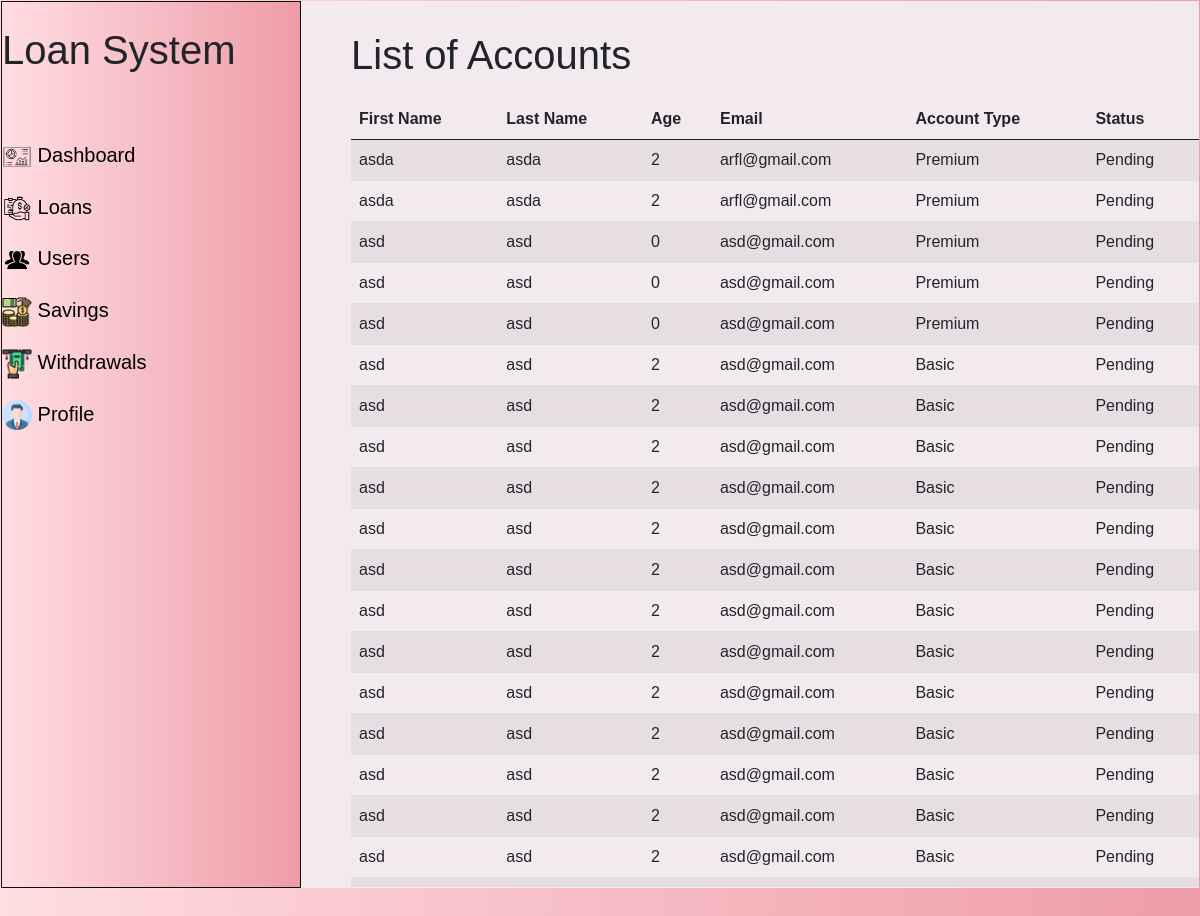
/view/admin/viewRegister.php, run on the app's committed database.
### tables this page shows
CREATE TABLE `user_tbl` (
  `id` int(100) NOT NULL,
  `fname` varchar(100) NOT NULL,
  `lname` varchar(100) NOT NULL,
  `gender` varchar(100) NOT NULL,
  `birthday` date NOT NULL,
  `age` int(100) NOT NULL,
  `email` varchar(100) NOT NULL,
  `bank_name` varchar(100) NOT NULL,
  `bank_number` varchar(100) NOT NULL,
  `holder_name` varchar(100) NOT NULL,
  `tin_num` varchar(100) NOT NULL,
  `com_name` varchar(100) NOT NULL,
  `com_address` varchar(100) NOT NULL,
  `com_num` varchar(100) NOT NULL,
  `position` varchar(100) NOT NULL,
  `earning` varchar(100) NOT NULL,
  `proof_bill` varchar(100) NOT NULL,
  `proof_id` varchar(100) NOT NULL,
  `proof_coe` varchar(100) NOT NULL,
  `password` varchar(100) NOT NULL,
  `role` varchar(100) NOT NULL,
  `account_type` varchar(100) NOT NULL,
  `is_blocked` int(100) NOT NULL,
  `is_valid` int(100) NOT NULL,
  `status` varchar(100) NOT NULL
);

### controller/db_connector.php (called while the page is built, shortened)
<?php
class Database {
    public $host = HOST;
    public $user = USER;
    public $password = PASSWORD;
    public $database = DATABASE;
    public $link;
    public function dbConnect() {
        $this->link = mysqli_connect($this->host, $this->user, $this->password, $this->database);
    }
    public function retrieve($sql) {
        $result = mysqli_query($this->link, $sql) or die (mysqli_error($this->link) . __LINE__);
        if (mysqli_num_rows($result) > 0) {
            return $result;
        } else {
            return false;
        }
    }
}
?>

### view/admin/viewRegister.php (the view, shortened to what this page needs)
<?php
    include_once "../../controller/db_connector.php";
    $db = new Database();
    include_once "../template/sidebar.php";
?>
        <link rel="stylesheet" href="../../model/loan.css">
        </div>
        <div class = "content">
            <h1>List of Accounts</h1>
            <table class="table table-striped table-hover">
                <thead>
                    <tr>
                    <th scope="col">First Name</th>
                    <th scope="col">Last Name</th>
                    <th scope="col">Age</th>
                    <th scope="col">Email</th>
                    <th scope="col">Account Type</th>
                    <th scope="col">Status</th>
                    </tr>
                </thead>
                <tbody>
                    <?php
                        $sql = "SELECT * FROM user_tbl ORDER BY id DESC";
                        $allUsers = $db->retrieve($sql);
                        if($allUsers){
                            while($row = mysqli_fetch_assoc($allUsers)){
                                ?>
                                    <tr data-userId = <?=$row["id"]?> data-fname = <?=$row["fname"]?> data-lname = <?=$row["lname"]?> data-gender = <?=$row["gender"]?> data-birthday = <?=$row["birthday"]?> data-age = <?=$row["age"]?> data-email = <?=$row["email"]?> data-bankName = <?=$row["bank_name"]?> data-bankNumber = <?=$row["bank_number"]?> data-holderName = <?=$row["holder_name"]?> data-tinNum = <?=$row["tin_num"]?> data-comName = <?=$row["com_name"]?> data-comAdd = <?=$row["com_address"]?> data-comNum = <?=$row["com_num"]?> data-position = <?=$row["position"]?> data-earning = <?=$row["earning"]?> data-proofBill = <?=$row["proof_bill"]?> data-proofId = <?=$row["proof_id"]?> data-proofCoe = <?=$row["proof_coe"]?> class = "showDetailsBtn">
                                        <td><?=$row["fname"]?></td>
                                        <td><?=$row["lname"]?></td>
                                        <td><?=$row["age"]?></td>
                                        <td><?=$row["email"]?></td>
                                        <td><?=$row["account_type"]?></td>
                                        <td><?=$row["status"]?></td>
                                    </tr>
                                <?php
                            }
                        }
                    ?>
                </tbody>
            </table>
        </div>
    </div>
</body>
</html>

### view/template/sidebar.php (shortened to what this page needs)
<!DOCTYPE html>
<html lang="en">
<head>
    <link rel="stylesheet" href="../model/loan.css">
    <link href="https://cdn.jsdelivr.net/npm/bootstrap@5.0.2/dist/css/bootstrap.min.css" rel="stylesheet">
</head>
<body>
    <div class = "mainDash">
        <div class = "sideBar"><br>
            <h1>Loan System</h1><br><br>
            <ul class="list-group links">
                <li class="goLinks"><a id = "linkColor" href=""> <img id = "linkColor" height = "30px" width = "30px" src="../../model/upload/dashboard.png" alt=""> Dashboard</a></li>
                <li class="goLinks"><img height = "30px" width = "30px" src="../../model/upload/loan.png" alt=""> <a href="">Loans</a></li>
                <li class="goLinks"><img height = "30px" width = "30px" src="../../model/upload/users.png" alt=""> <a href="">Users</a></li>
                <li class="goLinks"><img height = "30px" width = "30px" src="../../model/upload/savings.png" alt=""><a href=""> Savings</a></li>
                <li class="goLinks"><img height = "30px" width = "30px" src="../../model/upload/withdraw.png" alt=""> <a href="">Withdrawals</a></li>
                <li class="goLinks"><a href=""><img height = "30px" width = "30px" src="../../model/upload/profile.png" alt=""> Profile</a></li>
            </ul>

### model/loan.css (style rules this page uses)
* { font-family: Verdana, Geneva, Tahoma, sans-serif; }
body { height: auto; margin-left: 1px; margin-top: 1px; margin-right: 1px; overflow-x: hidden; background: #ee9ca7; background: -webkit-linear-gradient( to right, #ffdde1, #ee9ca7 ); background: linear-gradient( to right, #ffdde1, #ee9ca7 ); }
.mainDash { background-color: rgb(243, 234, 239); display: flex; width: 100%; }
.sideBar { width: 300px; height: 887px; border: 1px solid rgb(14, 13, 13); background: #ee9ca7; background: -webkit-linear-gradient( to right, #ffdde1, #ee9ca7 ); background: linear-gradient( to right, #ffdde1, #ee9ca7 ); }
.links { width: 350px; }
.links a { text-decoration: none; color: black; border: none; }
.content { padding-top: 30px; width: 100%; padding-left: 50px; overflow-y: auto; height: 886px; overflow-x: hidden; }
.goLinks { font-size: 20px; padding-top: 10px; padding-bottom: 10px; }
#linkColor img { fill: rgb(10, 10, 10); }
.table { margin-top: 20px; }

### data on the page
user_tbl: fname "asda", lname "asda", age "2", email "arfl@gmail.com", account_type "Premium", status "Pending"
user_tbl: fname "asda", lname "asda", age "2", email "arfl@gmail.com", account_type "Premium", status "Pending"
user_tbl: fname "asd", lname "asd", age "0", email "asd@gmail.com", account_type "Premium", status "Pending"
user_tbl: fname "asd", lname "asd", age "0", email "asd@gmail.com", account_type "Premium", status "Pending"
user_tbl: fname "asd", lname "asd", age "0", email "asd@gmail.com", account_type "Premium", status "Pending"
user_tbl: fname "asd", lname "asd", age "2", email "asd@gmail.com", account_type "Basic", status "Pending"
user_tbl: fname "asd", lname "asd", age "2", email "asd@gmail.com", account_type "Basic", status "Pending"
user_tbl: fname "asd", lname "asd", age "2", email "asd@gmail.com", account_type "Basic", status "Pending"
user_tbl: fname "asd", lname "asd", age "2", email "asd@gmail.com", account_type "Basic", status "Pending"
user_tbl: fname "asd", lname "asd", age "2", email "asd@gmail.com", account_type "Basic", status "Pending"
user_tbl: fname "asd", lname "asd", age "2", email "asd@gmail.com", account_type "Basic", status "Pending"
user_tbl: fname "asd", lname "asd", age "2", email "asd@gmail.com", account_type "Basic", status "Pending"
user_tbl: fname "asd", lname "asd", age "2", email "asd@gmail.com", account_type "Basic", status "Pending"
user_tbl: fname "asd", lname "asd", age "2", email "asd@gmail.com", account_type "Basic", status "Pending"
user_tbl: fname "asd", lname "asd", age "2", email "asd@gmail.com", account_type "Basic", status "Pending"
user_tbl: fname "asd", lname "asd", age "2", email "asd@gmail.com", account_type "Basic", status "Pending"
user_tbl: fname "asd", lname "asd", age "2", email "asd@gmail.com", account_type "Basic", status "Pending"
user_tbl: fname "asd", lname "asd", age "2", email "asd@gmail.com", account_type "Basic", status "Pending"
